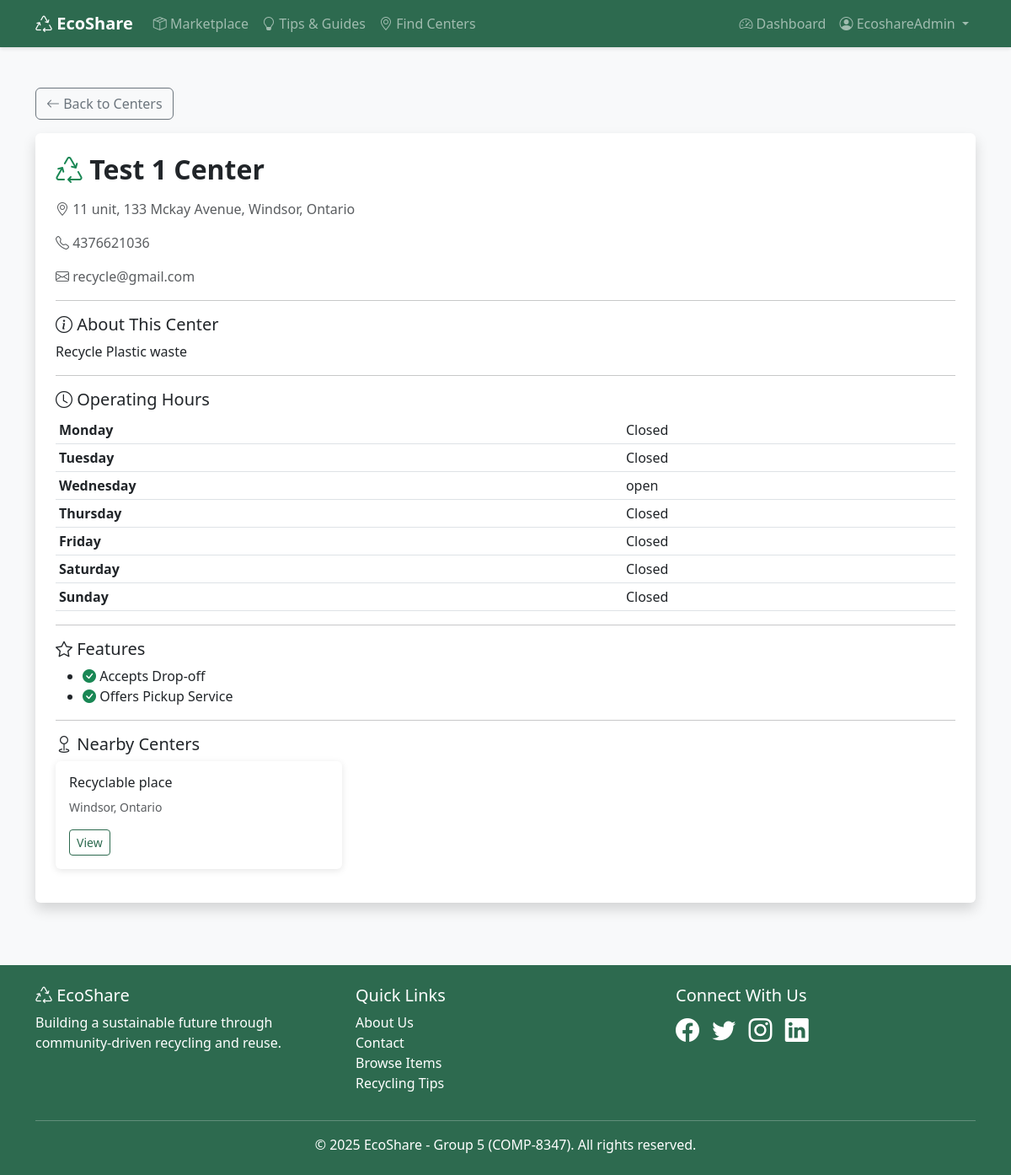
Screenshot of /centers/first-center/ (signed in) with the database file from the repository.
### centers/models.py (models this page shows, shortened)
class RecyclingCenter(models.Model):
    MATERIAL_CHOICES = [
        ('paper', 'Paper'),
        ('plastic', 'Plastic'),
        ('glass', 'Glass'),
        ('metal', 'Metal'),
        ('electronics', 'Electronics'),
        ('batteries', 'Batteries'),
        ('textiles', 'Textiles'),
        ('organic', 'Organic Waste'),
        ('hazardous', 'Hazardous Materials'),
    ]
    name = models.CharField(max_length=200)
    slug = models.SlugField(max_length=200, unique=True, blank=True)
    description = models.TextField()
    address = models.CharField(max_length=300)
    city = models.CharField(max_length=100)
    state = models.CharField(
        max_length=2,
        choices=CANADIAN_PROVINCES,
        help_text='Select province/territory'
    )
    zipcode = models.CharField(max_length=20)
    country = models.CharField(max_length=100, default='Canada')
    phone = models.CharField(max_length=20, blank=True)
    email = models.EmailField(blank=True)
    website = models.URLField(blank=True)
    latitude = models.DecimalField(max_digits=9, decimal_places=6, null=True, blank=True)
    longitude = models.DecimalField(max_digits=9, decimal_places=6, null=True, blank=True)
    monday_hours = models.CharField(max_length=50, blank=True, default='Closed')
    tuesday_hours = models.CharField(max_length=50, blank=True, default='Closed')
    wednesday_hours = models.CharField(max_length=50, blank=True, default='Closed')
    thursday_hours = models.CharField(max_length=50, blank=True, default='Closed')
    friday_hours = models.CharField(max_length=50, blank=True, default='Closed')
    saturday_hours = models.CharField(max_length=50, blank=True, default='Closed')
    sunday_hours = models.CharField(max_length=50, blank=True, default='Closed')
    accepts_dropoff = models.BooleanField(default=True)
    offers_pickup = models.BooleanField(default=False)
    accepts_donations = models.BooleanField(default=False)
    is_verified = models.BooleanField(default=False)
    created_at = models.DateTimeField(auto_now_add=True)
    updated_at = models.DateTimeField(auto_now=True)
    class Meta:
        ordering = ['city', 'name']
        indexes = [
            models.Index(fields=['city']),
            models.Index(fields=['state']),
            models.Index(fields=['zipcode']),
        ]

### centers/views.py (the view)
# urls.py: path('<slug:slug>/', views.RecyclingCenterDetailView.as_view(), name='center_detail'),
class RecyclingCenterDetailView(LoginRequiredMixin, DetailView):
    login_url = 'accounts:login'
    model = RecyclingCenter
    template_name = 'centers/center_detail.html'
    context_object_name = 'center'
    slug_field = 'slug'
    slug_url_kwarg = 'slug'
    def get_context_data(self, **kwargs):
        context = super().get_context_data(**kwargs)
        context['operating_hours'] = [
            ('Monday', self.object.monday_hours),
            ('Tuesday', self.object.tuesday_hours),
            ('Wednesday', self.object.wednesday_hours),
            ('Thursday', self.object.thursday_hours),
            ('Friday', self.object.friday_hours),
            ('Saturday', self.object.saturday_hours),
            ('Sunday', self.object.sunday_hours),
        ]
        context['nearby_centers'] = RecyclingCenter.objects.filter(
            city=self.object.city
        ).exclude(id=self.object.id)[:3]
        return context

### templates/centers/center_detail.html (shortened to what this page needs)
{% extends "base.html" %}
{% block content %}
<div class="container mt-4">
    <a href="{% url 'centers:center_list' %}" class="btn btn-outline-secondary mb-3">
        <i class="bi bi-arrow-left"></i> Back to Centers
    </a>
    <div class="card shadow">
        <div class="card-body p-4">
            <h2 class="fw-bold mb-3">
                <i class="bi bi-recycle text-success"></i> {{ center.name }}
            </h2>
            <p class="text-muted">
                <i class="bi bi-geo-alt"></i>
                {{ center.address }}, {{ center.city }}, {{ center.get_state_display }}
            </p>
            {% if center.phone %}
            <p class="text-muted">
                <i class="bi bi-telephone"></i>
                {{ center.phone }}
            </p>
            {% endif %}
            {% if center.email %}
            <p class="text-muted">
                <i class="bi bi-envelope"></i>
                {{ center.email }}
            </p>
            {% endif %}
            <hr>
            <h5><i class="bi bi-info-circle"></i> About This Center</h5>
            <p>{{ center.description }}</p>
            <hr>
            <h5><i class="bi bi-clock"></i> Operating Hours</h5>
            <table class="table table-sm">
                {% for day, hours in operating_hours %}
                <tr>
                    <td><strong>{{ day }}</strong></td>
                    <td>{{ hours }}</td>
                </tr>
                {% endfor %}
            </table>
            <hr>
            <h5><i class="bi bi-star"></i> Features</h5>
            <ul>
                {% if center.accepts_dropoff %}
                <li><i class="bi bi-check-circle-fill text-success"></i> Accepts Drop-off</li>
                {% endif %}
                {% if center.offers_pickup %}
                <li><i class="bi bi-check-circle-fill text-success"></i> Offers Pickup Service</li>
                {% endif %}
            </ul>
            {% if nearby_centers %}
            <hr>
            <h5><i class="bi bi-geo"></i> Nearby Centers</h5>
            <div class="row">
                {% for nearby in nearby_centers %}
                <div class="col-md-4 mb-3">
                    <div class="card">
                        <div class="card-body">
                            <h6 class="card-title">{{ nearby.name }}</h6>
                            <p class="text-muted small">{{ nearby.city }}, {{ nearby.get_state_display }}</p>
                            <a href="{% url 'centers:center_detail' nearby.slug %}" class="btn btn-sm btn-outline-primary">View</a>
                        </div>
                    </div>
                </div>
                {% endfor %}
            </div>
            {% endif %}
        </div>
    </div>
</div>
{% endblock %}

### templates/base.html (shortened to what this page needs)
<!DOCTYPE html>
<html lang="en">
<head>
    <link href="https://cdn.jsdelivr.net/npm/bootstrap@5.3.0/dist/css/bootstrap.min.css" rel="stylesheet">
    <link rel="stylesheet" href="https://cdn.jsdelivr.net/npm/bootstrap-icons@1.10.0/font/bootstrap-icons.css">
</head>
<body>
    <nav class="navbar navbar-expand-lg navbar-dark">
        <div class="container">
            <a class="navbar-brand fw-bold" href="{% url 'core:home' %}">
                <i class="bi bi-recycle"></i> EcoShare
            </a>
            <div class="collapse navbar-collapse" id="navbarNav">
                <ul class="navbar-nav me-auto">
                    <li class="nav-item">
                        <a class="nav-link" href="{% url 'items:item_list' %}">
                            <i class="bi bi-box-seam"></i> Marketplace
                         </a>
                    </li>
                    <li class="nav-item">
                        <a class="nav-link" href="{% url 'tips:tip_list' %}">
                            <i class="bi bi-lightbulb"></i> Tips & Guides
                        </a>
                    </li>
                    <li class="nav-item">
                        <a class="nav-link" href="{% url 'centers:center_list' %}">
                            <i class="bi bi-geo-alt"></i> Find Centers
                        </a>
                    </li>
                </ul>
                <ul class="navbar-nav">
                    {% if user.is_authenticated %}
                        <li class="nav-item">
                            <a class="nav-link" href="{% url 'core:dashboard' %}">
                                <i class="bi bi-speedometer2"></i> Dashboard
                            </a>
                        </li>
                        <li class="nav-item dropdown">
                            <a class="nav-link dropdown-toggle" href="#" id="userDropdown" role="button"
                                data-bs-toggle="dropdown" aria-expanded="false">
                                <i class="bi bi-person-circle"></i> {{ user.username }}
                            </a>
                        </li>
                    {% endif %}
                </ul>
            </div>
        </div>
    </nav>
    <main class="py-4">
        {% block content %}{% endblock %}
    </main>
    <footer class="py-4">
        <div class="container">
            <div class="row">
                <div class="col-md-4">
                    <h5><i class="bi bi-recycle"></i> EcoShare</h5>
                    <p>Building a sustainable future through community-driven recycling and reuse.</p>
                </div>
                <div class="col-md-4">
                    <h5>Quick Links</h5>
                    <ul class="list-unstyled">
                        <li><a href="{% url 'core:about' %}" class="text-white text-decoration-none">About Us</a></li>
                        <li><a href="{% url 'core:contact' %}" class="text-white text-decoration-none">Contact</a></li>
                        <li><a href="{% url 'items:item_list' %}" class="text-white text-decoration-none">Browse Items</a></li>
                        <li><a href="{% url 'tips:tip_list' %}" class="text-white text-decoration-none">Recycling Tips</a></li>
                    </ul>
                </div>
                <div class="col-md-4">
                    <h5>Connect With Us</h5>
                    <div class="fs-3">
                        <i class="bi bi-facebook me-2"></i>
                        <i class="bi bi-twitter me-2"></i>
                        <i class="bi bi-instagram me-2"></i>
                        <i class="bi bi-linkedin"></i>
                    </div>
                </div>
            </div>
            <hr class="bg-white">
            <div class="text-center">
                <p class="mb-0">&copy; 2025 EcoShare - Group 5 (COMP-8347). All rights reserved.</p>
            </div>
        </div>
    </footer>
</body>
</html>

### templates/base.html (style rules this page uses)
:root { --primary-green: #2d6a4f; --secondary-green: #52b788; --light-green: #95d5b2; --bg-cream: #f8f9fa; }
body { font-family: 'Segoe UI', Tahoma, Geneva, Verdana, sans-serif; background-color: var(--bg-cream); }
.navbar { background-color: var(--primary-green) !important; box-shadow: 0 2px 4px rgba(0,0,0,0.1); }
.btn-outline-primary { color: var(--primary-green); border-color: var(--primary-green); }
.card { border: none; box-shadow: 0 2px 8px rgba(0,0,0,0.1); transition: transform 0.3s; }
footer { background-color: var(--primary-green); color: white; margin-top: 50px; }

### rows the page displays
RecyclingCenter: name "Test 1 Center", address "11 unit, 133 Mckay Avenue", city "Windsor", state "Ontario", phone "4376621036", email "recycle@gmail.com", description "Recycle Plastic waste", operating_hours "Closed" "Closed" "open" "Closed" "Closed" "Closed" "Closed"
RecyclingCenter: name "Recyclable place", city "Windsor", state "Ontario"

### other values shown
{{ user.username }} "EcoshareAdmin"
{{ day }} "Monday" "Tuesday" "Wednesday" "Thursday" "Friday" "Saturday" "Sunday"
